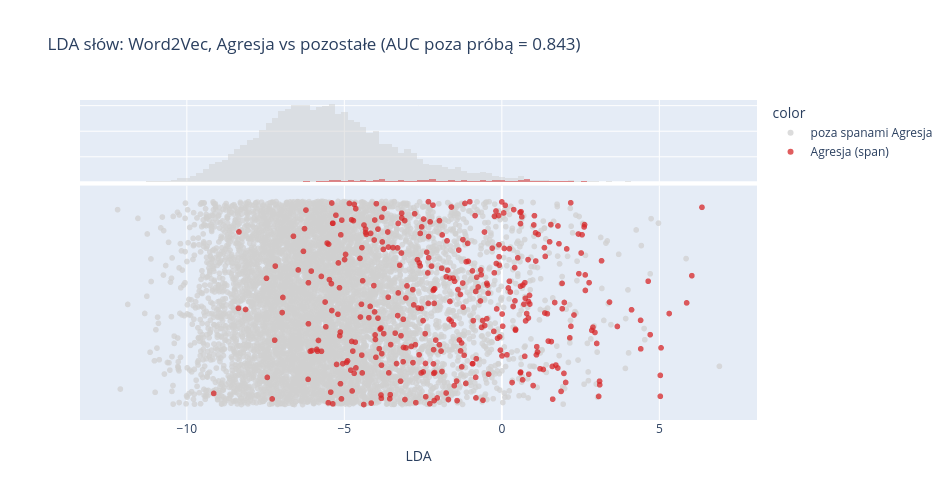
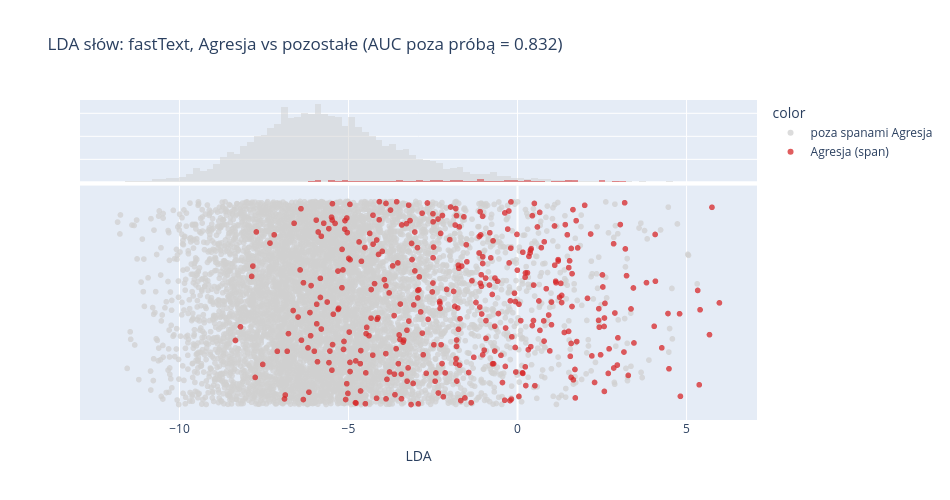

These figures' notebook cell, in order:
### Markdown cell above
LDA uczona na wszystkich danych zawsze „rozdzieli” klasy w 300 wymiarach, nawet gdy etykiety są losowe. Dlatego pokazujemy **wyniki poza próbą**:
każde słowo jest rzutowane przez LDA uczoną na pozostałych 4/5 słów (5-krotna walidacja krzyżowa, LDA z regularyzacją `shrinkage="auto"`).
Miarą rozdzielenia jest AUC (0,5 = brak rozdzielenia, 1 = pełne).

### Code cell
def lda_scores(X, y):
    lda = LinearDiscriminantAnalysis(solver="lsqr", shrinkage="auto")
    return cross_val_predict(lda, X, y, cv=cv, method="decision_function")


def lda_plot(frame, score, y, positive, color_map, hover, title):
    auc = roc_auc_score(y == positive, score)
    jitter = np.random.default_rng(SEED).uniform(-1, 1, len(frame))
    fig = px.scatter(frame.assign(LDA=score, jitter=jitter), x="LDA", y="jitter", color=y, color_discrete_map=color_map,
                     hover_name=hover, hover_data={"jitter": False, "LDA": ":.2f"}, marginal_x="histogram",
                     title=f"{title} (AUC poza próbą = {auc:.3f})", width=950, height=500, opacity=0.75)
    fig.update_yaxes(visible=False, row=1, col=1)
    fig.show()
    return auc


word_lda_auc = {}
for name, X in word_vecs.items():
    score = lda_scores(unit(X), vocab.agresja.to_numpy())
    word_lda_auc[name] = lda_plot(vocab.assign(słowo=vocab.index), -score, vocab.agresja.to_numpy(), AGG,
                                  AGG_COLORS, "słowo", f"LDA słów: {name}, Agresja vs pozostałe")

### Figure 1 — Plotly figure (JSON) as saved in the notebook; plotly's stock layout.template omitted (floating-point values rounded to 4 significant figures; data arrays with more than 128 entries replaced by an {"elided": "..."} marker saying what was removed)
{"data": [{"hovertemplate": "<b>%{hovertext}</b><br><br>color=poza spanami Agresja<br>LDA=%{x:.2f}<extra></extra>", "hovertext": {"elided": "7816 str values"}, "legendgroup": "poza spanami Agresja", "marker": {"color": "#d0d0d0", "opacity": 0.75, "symbol": "circle"}, "mode": "markers", "name": "poza spanami Agresja", "showlegend": true, "type": "scattergl", "x": {"elided": "7816 float values"}, "xaxis": "x", "y": {"elided": "7816 float values"}, "yaxis": "y"}, {"bingroup": "x", "hovertemplate": "color=poza spanami Agresja<br>LDA=%{x:.2f}<br>count=%{y}<extra></extra>", "legendgroup": "poza spanami Agresja", "marker": {"color": "#d0d0d0"}, "name": "poza spanami Agresja", "opacity": 0.5, "showlegend": false, "type": "histogram", "x": {"elided": "7816 float values"}, "xaxis": "x2", "yaxis": "y2"}, {"hovertemplate": "<b>%{hovertext}</b><br><br>color=Agresja (span)<br>LDA=%{x:.2f}<extra></extra>", "hovertext": {"elided": "363 str values"}, "legendgroup": "Agresja (span)", "marker": {"color": "#d62728", "opacity": 0.75, "symbol": "circle"}, "mode": "markers", "name": "Agresja (span)", "showlegend": true, "type": "scattergl", "x": {"elided": "363 float values"}, "xaxis": "x", "y": {"elided": "363 float values"}, "yaxis": "y"}, {"bingroup": "x", "hovertemplate": "color=Agresja (span)<br>LDA=%{x:.2f}<br>count=%{y}<extra></extra>", "legendgroup": "Agresja (span)", "marker": {"color": "#d62728"}, "name": "Agresja (span)", "opacity": 0.5, "showlegend": false, "type": "histogram", "x": {"elided": "363 float values"}, "xaxis": "x2", "yaxis": "y2"}], "layout": {"barmode": "overlay", "height": 500, "legend": {"title": {"text": "color"}, "tracegroupgap": 0}, "title": {"text": "LDA słów: Word2Vec, Agresja vs pozostałe (AUC poza próbą = 0.843)"}, "width": 950, "xaxis": {"anchor": "y", "domain": [0.0, 1.0], "title": {"text": "LDA"}}, "xaxis2": {"anchor": "y2", "domain": [0.0, 1.0], "matches": "x", "showgrid": true, "showticklabels": false}, "yaxis": {"anchor": "x", "domain": [0.0, 0.7326], "title": {"text": "jitter"}, "visible": false}, "yaxis2": {"anchor": "x2", "domain": [0.7426, 1.0], "matches": "y2", "showgrid": true, "showline": false, "showticklabels": false, "ticks": ""}}}

### Figure 2 — Plotly figure (JSON) as saved in the notebook; plotly's stock layout.template omitted (floating-point values rounded to 4 significant figures; data arrays with more than 128 entries replaced by an {"elided": "..."} marker saying what was removed)
{"data": [{"hovertemplate": "<b>%{hovertext}</b><br><br>color=poza spanami Agresja<br>LDA=%{x:.2f}<extra></extra>", "hovertext": {"elided": "7816 str values"}, "legendgroup": "poza spanami Agresja", "marker": {"color": "#d0d0d0", "opacity": 0.75, "symbol": "circle"}, "mode": "markers", "name": "poza spanami Agresja", "showlegend": true, "type": "scattergl", "x": {"elided": "7816 float values"}, "xaxis": "x", "y": {"elided": "7816 float values"}, "yaxis": "y"}, {"bingroup": "x", "hovertemplate": "color=poza spanami Agresja<br>LDA=%{x:.2f}<br>count=%{y}<extra></extra>", "legendgroup": "poza spanami Agresja", "marker": {"color": "#d0d0d0"}, "name": "poza spanami Agresja", "opacity": 0.5, "showlegend": false, "type": "histogram", "x": {"elided": "7816 float values"}, "xaxis": "x2", "yaxis": "y2"}, {"hovertemplate": "<b>%{hovertext}</b><br><br>color=Agresja (span)<br>LDA=%{x:.2f}<extra></extra>", "hovertext": {"elided": "363 str values"}, "legendgroup": "Agresja (span)", "marker": {"color": "#d62728", "opacity": 0.75, "symbol": "circle"}, "mode": "markers", "name": "Agresja (span)", "showlegend": true, "type": "scattergl", "x": {"elided": "363 float values"}, "xaxis": "x", "y": {"elided": "363 float values"}, "yaxis": "y"}, {"bingroup": "x", "hovertemplate": "color=Agresja (span)<br>LDA=%{x:.2f}<br>count=%{y}<extra></extra>", "legendgroup": "Agresja (span)", "marker": {"color": "#d62728"}, "name": "Agresja (span)", "opacity": 0.5, "showlegend": false, "type": "histogram", "x": {"elided": "363 float values"}, "xaxis": "x2", "yaxis": "y2"}], "layout": {"barmode": "overlay", "height": 500, "legend": {"title": {"text": "color"}, "tracegroupgap": 0}, "title": {"text": "LDA słów: fastText, Agresja vs pozostałe (AUC poza próbą = 0.832)"}, "width": 950, "xaxis": {"anchor": "y", "domain": [0.0, 1.0], "title": {"text": "LDA"}}, "xaxis2": {"anchor": "y2", "domain": [0.0, 1.0], "matches": "x", "showgrid": true, "showticklabels": false}, "yaxis": {"anchor": "x", "domain": [0.0, 0.7326], "title": {"text": "jitter"}, "visible": false}, "yaxis2": {"anchor": "x2", "domain": [0.7426, 1.0], "matches": "y2", "showgrid": true, "showline": false, "showticklabels": false, "ticks": ""}}}
